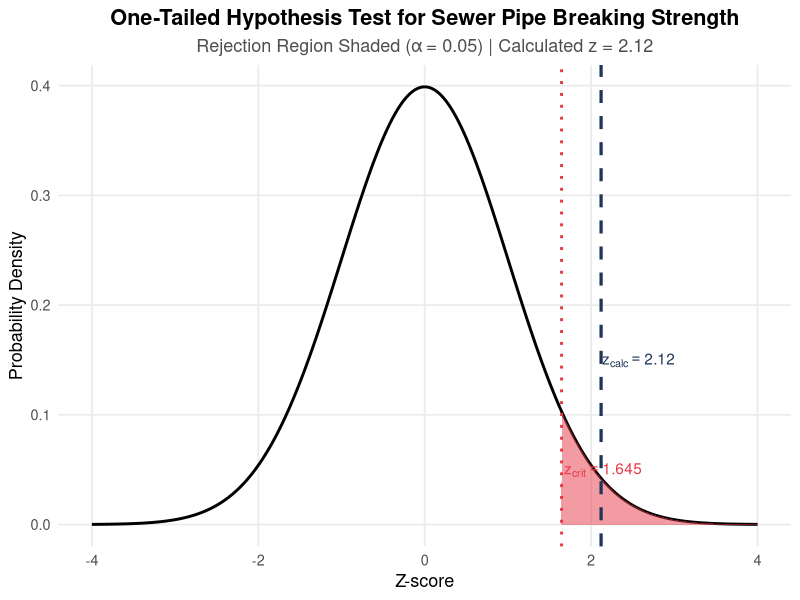
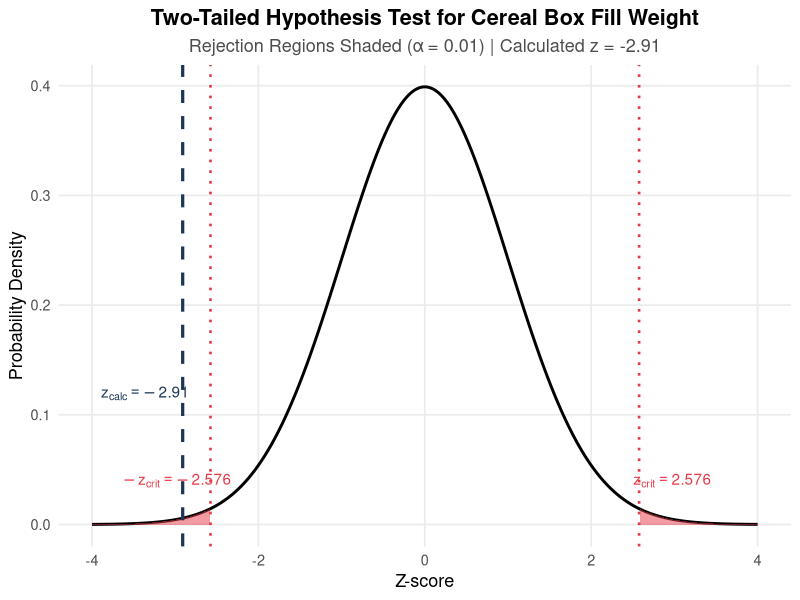

These charts were generated, in order, by the following R code:
## ---- chunk 1
#| echo: false
#| fig-width: 8
#| fig-height: 5
#| fig-cap: "One sample hypothesis test."

library(ggplot2)

# 1. Test Parameters
alpha <- 0.05
z_calc <- 2.12
z_crit <- qnorm(1 - alpha)  # 1.645

# 2. Generate Standard Normal Distribution Data
x_vals <- seq(-4, 4, length.out = 1000)
df_norm <- data.frame(
  x = x_vals,
  y = dnorm(x_vals)
)

# 3. Create ggplot Visualization
ggplot(df_norm, aes(x = x, y = y)) +
  # Draw standard normal curve
  geom_line(color = "black", linewidth = 1) +
  
  # Shade Right-Tailed Rejection Region (alpha = 0.05)
  geom_area(
    data = subset(df_norm, x >= z_crit),
    aes(y = y), fill = "#E63946", alpha = 0.5
  ) +
  
  # Vertical line for the calculated test statistic (z = 2.12)
  geom_vline(xintercept = z_calc, color = "#1D3557", linetype = "dashed", linewidth = 1.1) +
  
  # Vertical line for the critical value (z = 1.645)
  geom_vline(xintercept = z_crit, color = "#E63946", linetype = "dotted", linewidth = 1) +
  
  # Annotations
  annotate("text", x = z_calc + 0.45, y = 0.15, 
           label = paste0("z[calc] == ", z_calc), parse = TRUE, color = "#1D3557", fontface = "bold") +
  annotate("text", x = z_crit + 0.5, y = 0.05, 
           label = paste0("z[crit] == ", round(z_crit, 3)), parse = TRUE, color = "#E63946") +
  
  # Plot Formatting
  labs(
    title = "One-Tailed Hypothesis Test for Sewer Pipe Breaking Strength",
    subtitle = paste0("Rejection Region Shaded (\u03b1 = ", alpha, ") | Calculated z = ", z_calc),
    x = "Z-score",
    y = "Probability Density"
  ) +
  theme_minimal(base_size = 13) +
  theme(
    plot.title = element_text(face = "bold", hjust = 0.5),
    plot.subtitle = element_text(hjust = 0.5, color = "gray30"),
    panel.grid.minor = element_blank()
  )
## ---- chunk 2
#| echo: false
#| fig-width: 8
#| fig-height: 5
#| fig-cap: "Large sample two tailed test."


library(ggplot2)

# 1. Test Parameters
alpha <- 0.01
z_calc <- -2.91
z_crit_upper <- qnorm(1 - alpha / 2)  #  2.576
z_crit_lower <- qnorm(alpha / 2)      # -2.576

# 2. Generate Standard Normal Distribution Data
x_vals <- seq(-4, 4, length.out = 1000)
df_norm <- data.frame(
  x = x_vals,
  y = dnorm(x_vals)
)

# 3. Create ggplot Visualization
ggplot(df_norm, aes(x = x, y = y)) +
  # Draw standard normal curve
  geom_line(color = "black", linewidth = 1) +
  
  # Shade Left Rejection Region (alpha / 2 = 0.005)
  geom_area(
    data = subset(df_norm, x <= z_crit_lower),
    aes(y = y), fill = "#E63946", alpha = 0.5
  ) +
  
  # Shade Right Rejection Region (alpha / 2 = 0.005)
  geom_area(
    data = subset(df_norm, x >= z_crit_upper),
    aes(y = y), fill = "#E63946", alpha = 0.5
  ) +
  
  # Vertical line for calculated test statistic (z = -2.91)
  geom_vline(xintercept = z_calc, color = "#1D3557", linetype = "dashed", linewidth = 1.1) +
  
  # Vertical lines for critical values (z = +/-2.576)
  geom_vline(xintercept = c(z_crit_lower, z_crit_upper), color = "#E63946", linetype = "dotted", linewidth = 0.9) +
  
  # Annotations
  annotate("text", x = z_calc - 0.45, y = 0.12, 
           label = paste0("z[calc] == ", z_calc), parse = TRUE, color = "#1D3557", fontface = "bold") +
  annotate("text", x = z_crit_lower - 0.4, y = 0.04, 
           label = paste0("-z[crit] == ", round(z_crit_lower, 3)), parse = TRUE, color = "#E63946") +
  annotate("text", x = z_crit_upper + 0.4, y = 0.04, 
           label = paste0("z[crit] == ", round(z_crit_upper, 3)), parse = TRUE, color = "#E63946") +
  
  # Plot Formatting
  labs(
    title = "Two-Tailed Hypothesis Test for Cereal Box Fill Weight",
    subtitle = paste0("Rejection Regions Shaded (\u03b1 = ", alpha, ") | Calculated z = ", z_calc),
    x = "Z-score",
    y = "Probability Density"
  ) +
  theme_minimal(base_size = 13) +
  theme(
    plot.title = element_text(face = "bold", hjust = 0.5),
    plot.subtitle = element_text(hjust = 0.5, color = "gray30"),
    panel.grid.minor = element_blank()
  )
